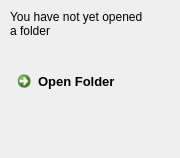
<?xml version="1.0" encoding="UTF-8"?>
<ui version="4.0">
 <class>folderInit</class>
 <widget class="QWidget" name="folderInit">
  <property name="geometry">
   <rect>
    <x>0</x>
    <y>0</y>
    <width>180</width>
    <height>158</height>
   </rect>
  </property>
  <property name="sizePolicy">
   <sizepolicy hsizetype="Preferred" vsizetype="Preferred">
    <horstretch>0</horstretch>
    <verstretch>0</verstretch>
   </sizepolicy>
  </property>
  <property name="minimumSize">
   <size>
    <width>140</width>
    <height>0</height>
   </size>
  </property>
  <property name="windowTitle">
   <string>Form</string>
  </property>
  <widget class="QWidget" name="verticalLayoutWidget">
   <property name="geometry">
    <rect>
     <x>0</x>
     <y>0</y>
     <width>180</width>
     <height>111</height>
    </rect>
   </property>
   <layout class="QVBoxLayout" name="verticalLayout">
    <property name="sizeConstraint">
     <enum>QLayout::SetMinAndMaxSize</enum>
    </property>
    <property name="leftMargin">
     <number>10</number>
    </property>
    <property name="topMargin">
     <number>10</number>
    </property>
    <property name="rightMargin">
     <number>10</number>
    </property>
    <item>
     <widget class="QLabel" name="label">
      <property name="sizePolicy">
       <sizepolicy hsizetype="Maximum" vsizetype="Preferred">
        <horstretch>0</horstretch>
        <verstretch>0</verstretch>
       </sizepolicy>
      </property>
      <property name="text">
       <string>You have not yet opened a folder</string>
      </property>
      <property name="textFormat">
       <enum>Qt::PlainText</enum>
      </property>
      <property name="scaledContents">
       <bool>false</bool>
      </property>
      <property name="alignment">
       <set>Qt::AlignLeading|Qt::AlignLeft|Qt::AlignTop</set>
      </property>
      <property name="wordWrap">
       <bool>true</bool>
      </property>
      <property name="openExternalLinks">
       <bool>false</bool>
      </property>
     </widget>
    </item>
    <item>
     <widget class="QCommandLinkButton" name="openButton">
      <property name="sizePolicy">
       <sizepolicy hsizetype="Maximum" vsizetype="Preferred">
        <horstretch>0</horstretch>
        <verstretch>0</verstretch>
       </sizepolicy>
      </property>
      <property name="font">
       <font>
        <family>Segoe UI</family>
        <pointsize>10</pointsize>
       </font>
      </property>
      <property name="text">
       <string>Open Folder</string>
      </property>
      <property name="iconSize">
       <size>
        <width>15</width>
        <height>15</height>
       </size>
      </property>
     </widget>
    </item>
   </layout>
  </widget>
 </widget>
 <resources/>
 <connections>
  <connection>
   <sender>openButton</sender>
   <signal>clicked()</signal>
   <receiver>folderInit</receiver>
   <slot>open_folder()</slot>
   <hints>
    <hint type="sourcelabel">
     <x>143</x>
     <y>200</y>
    </hint>
    <hint type="destinationlabel">
     <x>163</x>
     <y>241</y>
    </hint>
   </hints>
  </connection>
 </connections>
 <slots>
  <slot>open_folder()</slot>
 </slots>
</ui>
